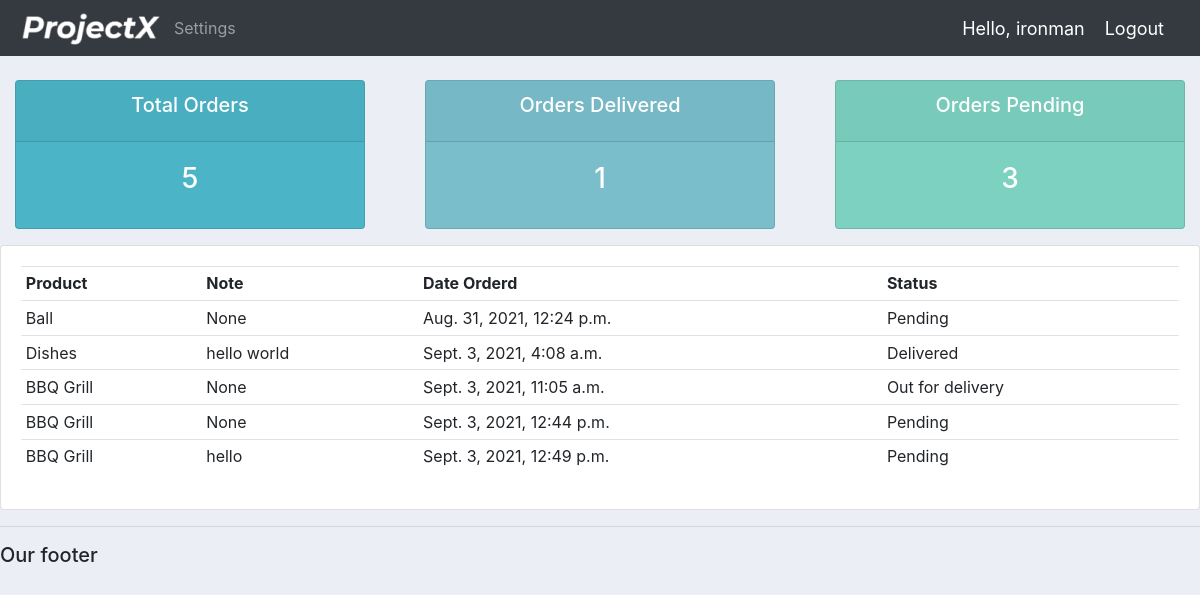
The page /user/ (signed in) on the database its author committed.
### accounts/models.py (models this page shows, shortened)
class Order(models.Model):
	STATUS = (
			('Pending', 'Pending'),
			('Out for delivery', 'Out for delivery'),
			('Delivered', 'Delivered')
			)
	customer = models.ForeignKey(Customer, null=True, on_delete= models.SET_NULL)
	product =	models.ForeignKey(Product, null=True, on_delete= models.SET_NULL)
	date_created = date_created = models.DateTimeField(auto_now_add=True, null=True)
	status = models.CharField(max_length=200, null=True, choices=STATUS)
	note = models.CharField(max_length=1000, null=True)

class Product(models.Model):
	CATEGORY = (
			('Indoor', 'Indoor'),
			('Out Door', 'Out Door')
		)
	name = models.CharField(max_length=200, null=True)
	price = models.FloatField(null=True)
	category =	models.CharField(max_length=200, null=True, choices=CATEGORY)
	description = models.CharField(max_length=200, null=True, blank=True)
	date_created = date_created = models.DateTimeField(auto_now_add=True, null=True)
	tags = models.ManyToManyField(Tag)
	def __str__(self):
		return self.name

### accounts/decorators.py (the view)
		def wrapper_func(request, *args, **kwargs):
			group = None
			if request.user.groups.exists():
				group = request.user.groups.all()[0].name
			if group in allowed_roles:
				return view_func(request, *args, **kwargs)
			else:
				return HttpResponse("You are not authorized to view this page")

### accounts/views.py (called while the page is built)
@login_required(login_url='login')
@allowed_users(allowed_roles=['customer'])
def userPage(request):
	orders = request.user.customer.order_set.all()
	total_orders = orders.count()
	delivered = orders.filter(status='Delivered').count()
	pending = orders.filter(status='Pending').count()
	context = {'orders': orders,
				'total_orders': total_orders,
				'delivered': delivered,
				'pending': pending}
	return render(request, 'accounts/user.html', context)

### accounts/templates/accounts/user.html
{% extends 'accounts/main.html' %}
{% block content %}
{% include 'accounts/status.html' %}
<div class="row">
		<div class="col-md">
			<div class="card card-body">
				<table class="table table-sm">
					<tr>
						<th>Product</th>
						<th>Note</th>
						<th>Date Orderd</th>
						<th>Status</th>
					</tr>
					{% for order in orders %}
						<tr>
							<td>{{order.product}}</td>
							<td>{{order.note}}</td>
							<td>{{order.date_created}}</td>
							<td>{{order.status}}</td>
						</tr>
					{% endfor %}
				</table>
			</div>
		</div>
	</div>
{% endblock %}

### accounts/templates/accounts/navbar.html (shortened to what this page needs)
{% load static %}
<nav class="navbar navbar-expand-lg navbar-dark bg-dark">
  <img src="{% static 'images/logo.png' %}">
  <div class="collapse navbar-collapse" id="navbarNav">
    <ul class="navbar-nav">
    {% if request.user.is_staff %}
      <li class="nav-item active">
        <a class="nav-link" href="{% url 'home' %}">Dashboard</a>
      </li>
      <li class="nav-item">
        <a class="nav-link" href="{% url 'products' %}">Products</a>
      </li>
    {% else %}
      <li class="nav-item">
        <a class="nav-link" href="{% url 'account' %}">Settings</a>
      </li>
    {% endif %}
    </ul>
  </div>
<span class="hello-msg">Hello, {{request.user.username}}</span>
<span><a class="hello-msg" href="{% url 'logout' %}">Logout</a></span>
</nav>

### static/css/main.css (style rules this page uses)
body { background-color: #ebeff5; }

### accounts/templates/accounts/navbar.html (style rules this page uses)
.hello-msg { font-size: 18px; color: #fff; margin-right: 20px; }

### rows shown on the page
Order: product "Ball", note "None", date_created "Aug. 31, 2021, 12:24 p.m.", status "Pending"
Order: product "Dishes", note "hello world", date_created "Sept. 3, 2021, 4:08 a.m.", status "Delivered"
Order: product "BBQ Grill", note "None", date_created "Sept. 3, 2021, 11:05 a.m.", status "Out for delivery"
Order: product "BBQ Grill", note "None", date_created "Sept. 3, 2021, 12:44 p.m.", status "Pending"
Order: product "BBQ Grill", note "hello", date_created "Sept. 3, 2021, 12:49 p.m.", status "Pending"

### other values the page prints
{{ request.user.username }} "ironman"
{{ total_orders }} "5"
{{ delivered }} "1"
{{ pending }} "3"
